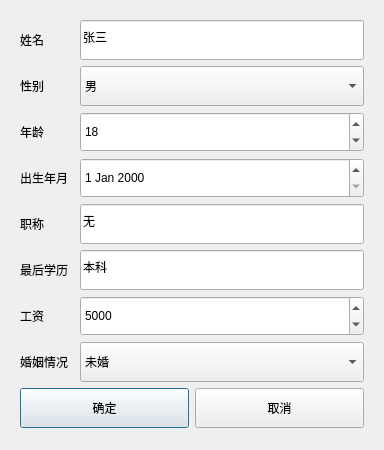
<?xml version="1.0" encoding="UTF-8"?>
<ui version="4.0">
 <class>AddWorkDlg</class>
 <widget class="QDialog" name="AddWorkDlg">
  <property name="geometry">
   <rect>
    <x>0</x>
    <y>0</y>
    <width>384</width>
    <height>450</height>
   </rect>
  </property>
  <property name="windowTitle">
   <string>Dialog</string>
  </property>
  <layout class="QGridLayout" name="gridLayout">
   <property name="leftMargin">
    <number>20</number>
   </property>
   <property name="topMargin">
    <number>20</number>
   </property>
   <property name="rightMargin">
    <number>20</number>
   </property>
   <property name="bottomMargin">
    <number>20</number>
   </property>
   <item row="7" column="0">
    <widget class="QLabel" name="label_7">
     <property name="text">
      <string>婚姻情况</string>
     </property>
    </widget>
   </item>
   <item row="4" column="0">
    <widget class="QLabel" name="label_4">
     <property name="text">
      <string>职称</string>
     </property>
    </widget>
   </item>
   <item row="5" column="0">
    <widget class="QLabel" name="label_5">
     <property name="text">
      <string>最后学历</string>
     </property>
    </widget>
   </item>
   <item row="6" column="0">
    <widget class="QLabel" name="label_6">
     <property name="text">
      <string>工资</string>
     </property>
    </widget>
   </item>
   <item row="1" column="0">
    <widget class="QLabel" name="label_2">
     <property name="text">
      <string>性别</string>
     </property>
    </widget>
   </item>
   <item row="9" column="0" colspan="3">
    <layout class="QHBoxLayout" name="horizontalLayout">
     <item>
      <widget class="QPushButton" name="btnOk">
       <property name="minimumSize">
        <size>
         <width>0</width>
         <height>40</height>
        </size>
       </property>
       <property name="text">
        <string>确定</string>
       </property>
      </widget>
     </item>
     <item>
      <widget class="QPushButton" name="btnCancel">
       <property name="minimumSize">
        <size>
         <width>0</width>
         <height>40</height>
        </size>
       </property>
       <property name="text">
        <string>取消</string>
       </property>
      </widget>
     </item>
    </layout>
   </item>
   <item row="2" column="0">
    <widget class="QLabel" name="label_8">
     <property name="text">
      <string>年龄</string>
     </property>
    </widget>
   </item>
   <item row="3" column="0">
    <widget class="QLabel" name="label_3">
     <property name="text">
      <string>出生年月</string>
     </property>
    </widget>
   </item>
   <item row="5" column="2">
    <widget class="QLineEdit" name="txEducation">
     <property name="minimumSize">
      <size>
       <width>0</width>
       <height>40</height>
      </size>
     </property>
     <property name="text">
      <string>本科</string>
     </property>
    </widget>
   </item>
   <item row="0" column="0">
    <widget class="QLabel" name="label">
     <property name="text">
      <string>姓名</string>
     </property>
    </widget>
   </item>
   <item row="0" column="2">
    <widget class="QLineEdit" name="txName">
     <property name="minimumSize">
      <size>
       <width>0</width>
       <height>40</height>
      </size>
     </property>
     <property name="text">
      <string>张三</string>
     </property>
    </widget>
   </item>
   <item row="4" column="2">
    <widget class="QLineEdit" name="txTitle">
     <property name="minimumSize">
      <size>
       <width>0</width>
       <height>40</height>
      </size>
     </property>
     <property name="text">
      <string>无</string>
     </property>
    </widget>
   </item>
   <item row="1" column="2">
    <widget class="QComboBox" name="txGender">
     <property name="minimumSize">
      <size>
       <width>0</width>
       <height>40</height>
      </size>
     </property>
     <item>
      <property name="text">
       <string>男</string>
      </property>
     </item>
     <item>
      <property name="text">
       <string>女</string>
      </property>
     </item>
    </widget>
   </item>
   <item row="7" column="2">
    <widget class="QComboBox" name="txMarried">
     <property name="minimumSize">
      <size>
       <width>0</width>
       <height>40</height>
      </size>
     </property>
     <item>
      <property name="text">
       <string>未婚</string>
      </property>
     </item>
     <item>
      <property name="text">
       <string>已婚</string>
      </property>
     </item>
    </widget>
   </item>
   <item row="3" column="2">
    <widget class="QDateEdit" name="txBirth">
     <property name="minimumSize">
      <size>
       <width>0</width>
       <height>40</height>
      </size>
     </property>
    </widget>
   </item>
   <item row="2" column="2">
    <widget class="QSpinBox" name="txAge">
     <property name="minimumSize">
      <size>
       <width>0</width>
       <height>40</height>
      </size>
     </property>
     <property name="maximum">
      <number>150</number>
     </property>
     <property name="value">
      <number>18</number>
     </property>
    </widget>
   </item>
   <item row="6" column="2">
    <widget class="QSpinBox" name="txSalary">
     <property name="minimumSize">
      <size>
       <width>0</width>
       <height>40</height>
      </size>
     </property>
     <property name="maximum">
      <number>1999999999</number>
     </property>
     <property name="value">
      <number>5000</number>
     </property>
    </widget>
   </item>
  </layout>
 </widget>
 <resources/>
 <connections/>
</ui>
